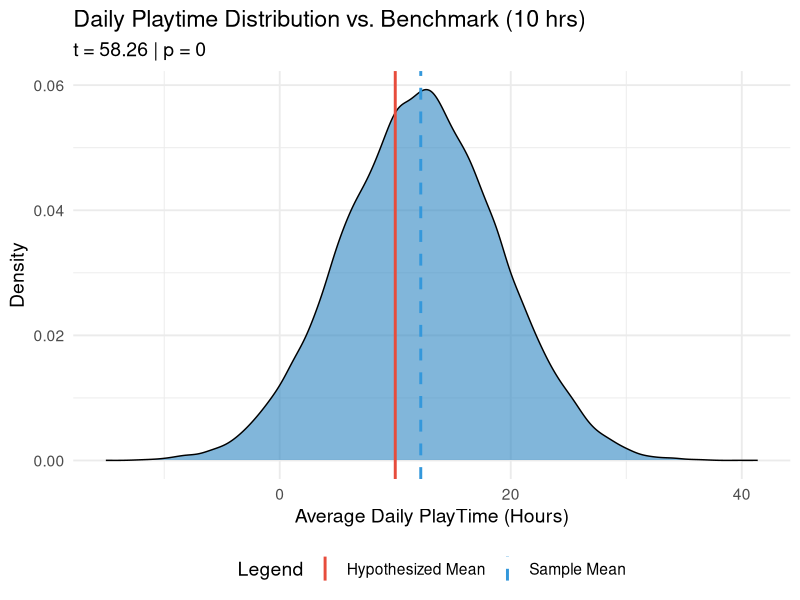
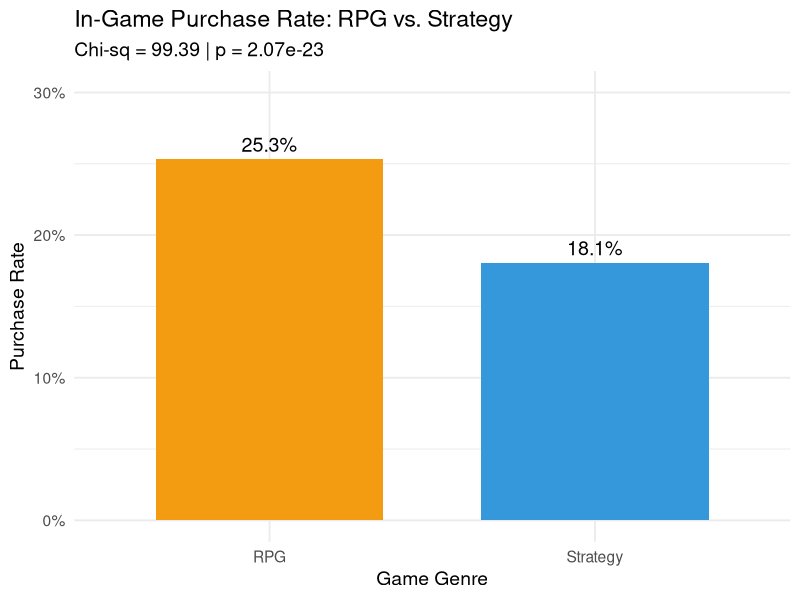
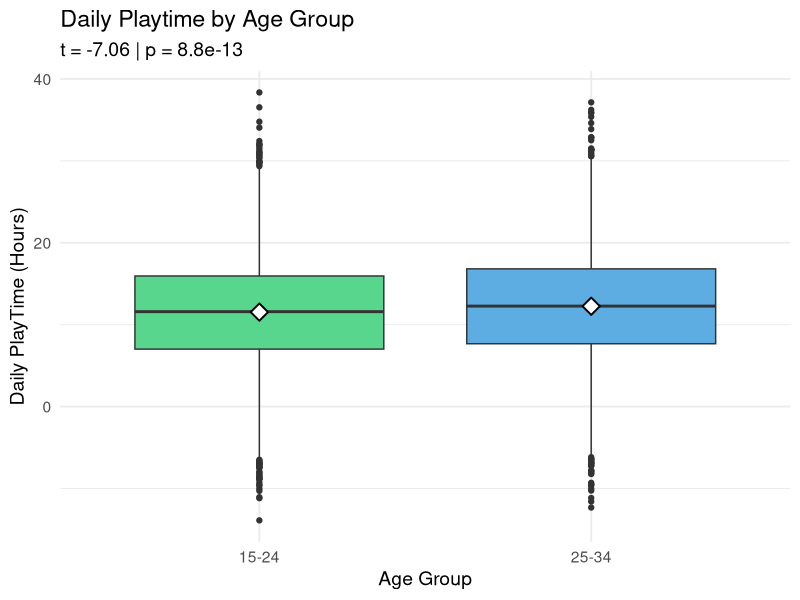

Write R code to recreate these figures, in order.
#Final Project: Milestone 2

library(dplyr)
library(ggplot2)
library(scales)

set.seed(42)
n_players <- 32235
df_simulated <- data.frame(PlayerID = 1:n_players)

df_simulated$PlayTimeHours <- rnorm(n_players, mean = 12.2024, sd = 6.7410)
df_simulated$SessionsPerWeek <- round(rnorm(n_players, mean = 10.0249, sd = 5.6101))
df_simulated$AvgSessionDurationMinutes <- round(rnorm(n_players, mean = 96.4123, sd = 48.9051))
df_simulated$PlayerLevel <- round(rnorm(n_players, mean = 50.4231, sd = 28.2648))
df_simulated$GameGenre <- sample(c("Action", "RPG", "Simulation", "Sports", "Strategy"), n_players, replace = TRUE, prob = c(0.2019, 0.2009, 0.1999, 0.1991, 0.1982))
df_simulated$GameDifficulty <- sample(c("Easy", "Medium", "Hard"), n_players, replace = TRUE, prob = c(0.4973, 0.3502, 0.1554))

purchase_prob <- case_when(
  df_simulated$GameGenre == "RPG" ~ 0.240,
  df_simulated$GameGenre == "Sports" ~ 0.225,
  df_simulated$GameGenre == "Action" ~ 0.211,
  df_simulated$GameGenre == "Simulation" ~ 0.199,
  df_simulated$GameGenre == "Strategy" ~ 0.180
)
df_simulated$InGamePurchases <- rbinom(n_players, 1, purchase_prob)

cat("Dataset simulation complete.\n\n")

cat("TEST 1: One-Sample t-Test: Is mean daily playtime > 10 hrs?\n")

hypothesized_mean <- 10
sample_mean <- mean(df_simulated$PlayTimeHours)
t_test1 <- t.test(df_simulated$PlayTimeHours, mu = hypothesized_mean, alternative = "greater")

print(t_test1)

plot1 <- ggplot(df_simulated, aes(x = PlayTimeHours)) +
  geom_density(fill = "#2E86C1", alpha = 0.6) +
  geom_vline(aes(xintercept = sample_mean, color = "Sample Mean"), linetype = "dashed", size = 1) +
  geom_vline(aes(xintercept = hypothesized_mean, color = "Hypothesized Mean"), linetype = "solid", size = 1) +
  scale_color_manual(name = "Legend", values = c("Sample Mean" = "#3498DB", "Hypothesized Mean" = "#E74C3C")) +
  labs(
    title = "Daily Playtime Distribution vs. Benchmark (10 hrs)",
    subtitle = paste("t =", round(t_test1$statistic, 2), "| p =", signif(t_test1$p.value, 3)),
    x = "Average Daily PlayTime (Hours)", y = "Density"
  ) +
  theme_minimal(base_size = 14) + theme(legend.position = "bottom")

cat("\n TEST 2: Chi-Square Test: Do RPG players buy more than Strategy players?\n")

genre_sub <- df_simulated %>% filter(GameGenre %in% c("RPG", "Strategy"))
table_genre <- table(genre_sub$GameGenre, genre_sub$InGamePurchases)
chi_result <- chisq.test(table_genre)

print(chi_result)

purchase_rate_data <- genre_sub %>%
  group_by(GameGenre) %>%
  summarise(PurchaseRate = mean(InGamePurchases))

plot2 <- ggplot(purchase_rate_data, aes(x = GameGenre, y = PurchaseRate, fill = GameGenre)) +
  geom_bar(stat = "identity", width = 0.7) +
  geom_text(aes(label = percent(PurchaseRate, accuracy = 0.1)), vjust = -0.5, size = 5) +
  scale_fill_manual(values = c("RPG" = "#F39C12", "Strategy" = "#3498DB")) +
  scale_y_continuous(labels = percent_format(), limits = c(0, 0.30)) +
  labs(
    title = "In-Game Purchase Rate: RPG vs. Strategy",
    subtitle = paste("Chi-sq =", round(chi_result$statistic, 2), "| p =", signif(chi_result$p.value, 3)),
    x = "Game Genre", y = "Purchase Rate"
  ) +
  theme_minimal(base_size = 14) + theme(legend.position = "none")


cat("\n TEST 3: Two-Sample t-Test: Do 25–34 players play more than 15–24?\n")

mean_age_25_34 <- 12.3210
n_age_25_34 <- 9840
mean_age_15_24 <- 11.4575
n_age_15_24 <- 7775
sd_shared <- 6.7410

age_playtime_data <- data.frame(
  PlayTimeHours = c(rnorm(n_age_15_24, mean_age_15_24, sd_shared),
                    rnorm(n_age_25_34, mean_age_25_34, sd_shared)),
  AgeGroup = c(rep("15-24", n_age_15_24), rep("25-34", n_age_25_34))
)

t_test3 <- t.test(PlayTimeHours ~ AgeGroup, data = age_playtime_data, alternative = "less")

print(t_test3)

plot3 <- ggplot(age_playtime_data, aes(x = AgeGroup, y = PlayTimeHours, fill = AgeGroup)) +
  geom_boxplot() +
  stat_summary(fun = mean, geom = "point", shape = 23, size = 4, fill = "white", stroke = 1) +
  scale_fill_manual(values = c("15-24" = "#58D68D", "25-34" = "#5DADE2")) +
  labs(
    title = "Daily Playtime by Age Group",
    subtitle = paste("t =", round(t_test3$statistic, 2), "| p =", signif(t_test3$p.value, 3)),
    x = "Age Group", y = "Daily PlayTime (Hours)"
  ) +
  theme_minimal(base_size = 14) + theme(legend.position = "none")


print(plot1)
print(plot2)
print(plot3)
